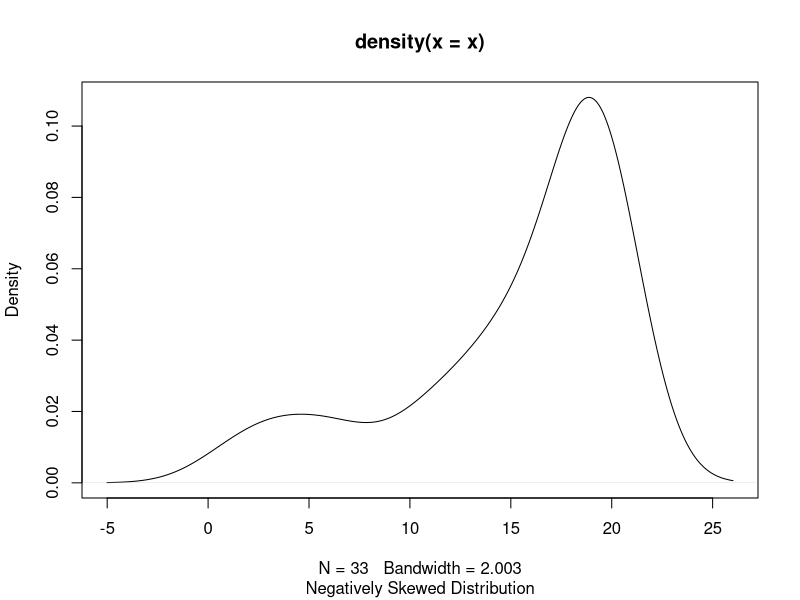

Here is the R script that generated this plot:
#Date - 03/21/2021
#Author - Ganesh Kale
# Week-1 assignment 1.2
# Plot Negative skewed distribution

# created vector with some random values
x <- c(15,20,3,1,20,10,16,15,6,18,20,19,19,20,4,18,19,17,19,7,18,20,19,20,18,12,15,11,14,20,13,18,20)

# plot density chart
plot(density(x))
title(sub = 'Negatively Skewed Distribution')
